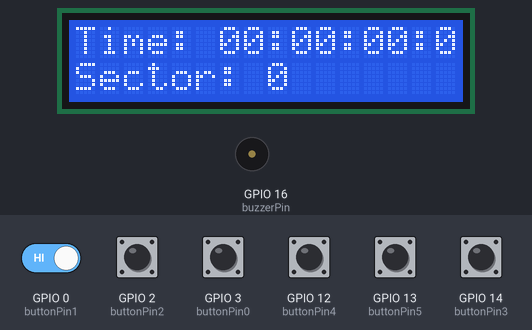
Bench run of a sketch on a simulated ESP8266 (NodeMCU). On the bench: 16×2 character LCD, buzzer (waves = sounding, pin HIGH). The inputs (shaded band) are chosen by the test bench; at power-on: GPIO 0 (buttonPin1), GPIO 2 (buttonPin2), GPIO 3 (buttonPin0), GPIO 12 (buttonPin4), GPIO 13 (buttonPin5), GPIO 14 (buttonPin3) HIGH. WiFi joins after 1.5 s; servers stay silent unless stated; uploads are accepted with an empty reply; what the sketch prints to the serial monitor is not drawn.

Above: at 5.8 s.
5.9 s: GPIO 12 (buttonPin4) pulled LOW for 1.2 s
At 7.5 s:
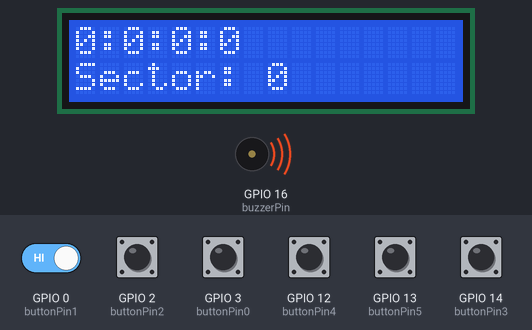
8.6 s: GPIO 0 (buttonPin1) driven LOW and GPIO 12 (buttonPin4) driven LOW
At 12.4 s:
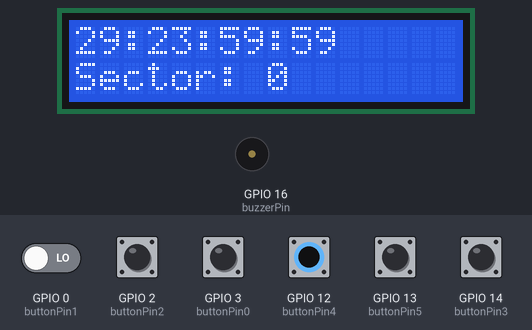
12.6 s: GPIO 13 (buttonPin5) pulled LOW for 1.2 s
At 13.6 s:
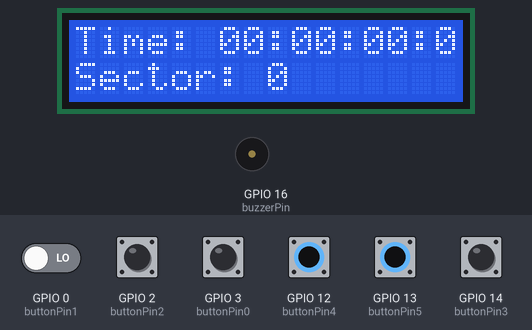
Timing chart, 0 to 15.6 s (numbered marks = the images above; inputs shaded):
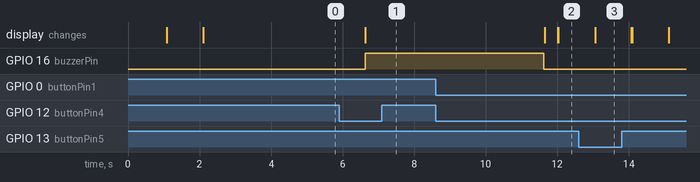

Measured:
- after the input at 5.9 s, GPIO 16 (buzzerPin): LOW → HIGH after 0.73 s; the display: changes after 0.73 s (image 1)
- after the input at 8.6 s, the display: first differs from a run without the input after 3.4 s (image 2 shows a later state)
- after the input at 12.6 s, the display: changes after 0.46 s (image 3)

The sketch:

monitoring-esp8266.ino
```cpp
#include <Wire.h>
#include <LiquidCrystal_I2C.h>
#include <ESP8266HTTPClient.h>
#include <ESP8266WiFi.h>

const char* ssid = "Redmi";
const char* password = "hayomaungapain";
const char* host = "192.168.214.166";
const String serverURL = "http://192.168.214.166/sensor_dbb/test_data.php";
const String url = "/sensor_dbb/buzzer.php";
const int httpPort = 80;

const int buttonPin0 = 3;  // Button sektor
const int buttonPin1 = 0;  // Button hari
const int buttonPin2 = 2;  // Button jam
const int buttonPin3 = 14; // Button menit
const int buttonPin4 = 12; // Button start
const int buttonPin5 = 13; // Button reset

const int buzzerPin = 16;
bool statusBuzzer = LOW;

unsigned long timeout;

LiquidCrystal_I2C lcd(0x27, 16, 2);

int days = 0;
int hours = 0;
int minutes = 0;
int seconds = 0;
int sector = 0;
int notif = 0;
int delaySendData = 0;
bool buzzerOn = false;
bool countdownStarted = false;
bool secureBuzzer = false;

const unsigned long buttonPollInterval = 1000;
unsigned long previousButtonMillis = 0;

void button0Callback() {
  if (!countdownStarted) {
    if (sector <=3)
    {
      sector++;
    }

    else if (sector > 3) {
      sector = 0;
    }
    lcd.backlight();
    lcd.clear();
    lcd.setCursor(0, 0);
    lcd.print("Time: ");
    lcd.print(days);
    lcd.print(":");
    lcd.print(hours);
    lcd.print(":");
    lcd.print(minutes);
    lcd.print(":");
    lcd.print(seconds);
    lcd.setCursor(0, 1);
    lcd.print("Sector: ");
    lcd.print(sector);
  }
}

void button1Callback() {
  if (!countdownStarted) {
    days += 30;
    lcd.backlight();
    lcd.clear();
    lcd.setCursor(0, 0);
    lcd.print(days);
    lcd.print(":");
    lcd.print(hours);
    lcd.print(":");
    lcd.print(minutes);
    lcd.print(":");
    lcd.print(seconds);
    lcd.setCursor(0, 1);
    lcd.print("Sector: ");
    lcd.print(sector);
  }
}

void button2Callback() {
  if (!countdownStarted) {
    days++;
    lcd.backlight();
    lcd.clear();
    lcd.setCursor(0, 0);
    lcd.print(days);
    lcd.print(":");
    lcd.print(hours);
    lcd.print(":");
    lcd.print(minutes);
    lcd.print(":");
    lcd.print(seconds);
    lcd.setCursor(0, 1);
    lcd.print("Sector: ");
    lcd.print(sector);
  }
}

void button3Callback() {
  if (!countdownStarted) {
    minutes++;
    lcd.backlight();
    lcd.clear();
    lcd.setCursor(0, 0);
    lcd.print(days);
    lcd.print(":");
    lcd.print(hours);
    lcd.print(":");
    lcd.print(minutes);
    lcd.print(":");
    lcd.print(seconds);
    lcd.setCursor(0, 1);
    lcd.print("Sector: ");
    lcd.print(sector);
  }
}

void button4Callback() {
  if (!countdownStarted) {
    countdownStarted = true;
    lcd.backlight();
    lcd.clear();
  }
}

void button5Callback() {
  countdownStarted = false;
  secureBuzzer = false;
  days = 0;
  hours = 0;
  minutes = 0;
  seconds = 0;
  sector = 0;
  notif = 0;
  String panen = "----------";
  lcd.backlight();
  lcd.clear();
  lcd.setCursor(0, 0);
  lcd.print("Time: 00:00:00:00");
  lcd.setCursor(0, 1);
  lcd.print("Sector: ");
  lcd.print(sector);
  sendDataToServer(panen);
}

void checkButtons() {
  bool button0State = digitalRead(buttonPin0);
  bool button1State = digitalRead(buttonPin1);
  bool button2State = digitalRead(buttonPin2);
  bool button3State = digitalRead(buttonPin3);
  bool button4State = digitalRead(buttonPin4);
  bool button5State = digitalRead(buttonPin5);

  if (!button0State) {
    button0Callback();
  }
  if (!button1State) {
    button1Callback();
  }
  if (!button2State) {
    button2Callback();
  }
  if (!button3State) {
    button3Callback();
  }
  if (!button4State) {
    button4Callback();
  }
  if (!button5State) {
    button5Callback();
  }
}

void setup() {
  Serial.begin(9600);
  pinMode(buttonPin0, INPUT_PULLUP);
  pinMode(buttonPin1, INPUT_PULLUP);
  pinMode(buttonPin2, INPUT_PULLUP);
  pinMode(buttonPin3, INPUT_PULLUP);
  pinMode(buttonPin4, INPUT_PULLUP);
  pinMode(buttonPin5, INPUT_PULLUP);
  pinMode(buzzerPin, OUTPUT);

  lcd.init();
  lcd.backlight();
  lcd.setCursor(0, 0);
  lcd.print("ALREADY CONNECT");
  delay(1000);
  lcd.clear();
  delay(1000);
  lcd.print("Time: 00:00:00:00");
  lcd.setCursor(0, 1);
  lcd.print("Sector: ");
  lcd.print(sector);

  connectWiFi();
}

void loop() {
  unsigned long currentMillis = millis();
  if (currentMillis - previousButtonMillis >= buttonPollInterval) {
    previousButtonMillis = currentMillis;
    checkButtons();
  }

  if (countdownStarted) {
    String timeStr = String(days) + ":" + String(hours) + ":" + String(minutes) + ":" + String(seconds);

    lcd.setCursor(0, 0);
    lcd.backlight();
    lcd.print(timeStr);
    lcd.setCursor(0, 1);
    lcd.print("Sector: ");
    lcd.print(sector);

    if (seconds > 0) {
      delay(1000);
      seconds--;
      delaySendData++;
    } else if (minutes > 0) {
      minutes--;
      seconds = 59;
    } else if (hours > 0) {
      hours--;
      minutes = 59;
      seconds = 59;
    } else if (days > 0){
      days--;
      hours = 23;
      minutes = 59;
      seconds = 59;
    }

    if (days == 0 && hours == 0 && minutes == 0 && seconds == 0) {
      digitalWrite(buzzerPin, HIGH);
      delay(5000);
      digitalWrite(buzzerPin, LOW);

      countdownStarted = false;
      secureBuzzer = true;
      days = 0;
      hours = 0;
      minutes = 0;
      seconds = 0;
      notif = 1;
      String panen = "WAKTUNYA PANEN ";
      lcd.clear();
      lcd.backlight();
      lcd.setCursor(0, 0);
      lcd.print("WAKTUNYA PANEN");
      lcd.setCursor(0, 1);
      lcd.print("Sector: ");
      lcd.print(sector);
      sendDataToServer(panen);
    }

    if (delaySendData >= 20)
    {
      Serial.println("already send");
      sendDataToServer(timeStr);
      delaySendData = 0;
    }
  }

  else if (!countdownStarted && secureBuzzer){
      buzzerControl();
  }
}

void connectWiFi() {
  WiFi.mode(WIFI_OFF);
  delay(1000);

  WiFi.mode(WIFI_STA);

  WiFi.begin(ssid, password);
  Serial.println("Connecting to wifi");

  while (WiFi.status() != WL_CONNECTED) {
    delay(500);
    Serial.println(".");
  }

  Serial.print("Connected to: ");
  Serial.println(ssid);
  Serial.print("IP address: ");
  Serial.println(WiFi.localIP());
}

void sendDataToServer(String timeStr) {
  if (WiFi.status() == WL_CONNECTED) {
    String postData = "time=" + timeStr + "&sector=" + String(sector) + "&notif=" + String(notif);
    HTTPClient http;
    WiFiClient client;
    http.begin(client, serverURL);
    http.addHeader("Content-Type", "application/x-www-form-urlencoded");

    int httpCode = http.POST(postData);
    String payload = http.getString();

    Serial.print("URL : ");
    Serial.println(serverURL);
    Serial.print("Data : ");
    Serial.println(postData);
    Serial.print("httpCode : ");
    Serial.println(httpCode);
    Serial.print("payload : ");
    Serial.println(payload);
    Serial.println("-------------------------------------------");

    http.end();
  }
}

void buzzerControl() {
  WiFiClient client;
  if (!client.connect(host, httpPort)) {
    Serial.println("connection failde");
  }

  Serial.print("Requesting URL : ");
  Serial.println(url);

  client.print(String("GET ") + url + " HTTP/1.1\r\n" +
              "Host: " + host + "\r\n" +
              "Connection: close\r\n\r\n");

  timeout = millis();
  while (client.available() == 0) {
    if (millis() - timeout > 5000) {
      Serial.println(">>> Client Timeout !");
      client.stop();
      return;
    }
  }

  while(client.available()){
    if(client.find("ON")){
      digitalWrite(buzzerPin,HIGH);     //Buzzer on
      delay(1000);
      digitalWrite(buzzerPin,LOW);
      delay(1000);
      Serial.println("Buzzer ON");
    }else{
      digitalWrite(buzzerPin,LOW);    //Buzzer off
      Serial.println("Buzzer OFF");
    }
  }

  Serial.println();
  Serial.println("closing connection");
  Serial.println();
}
```
